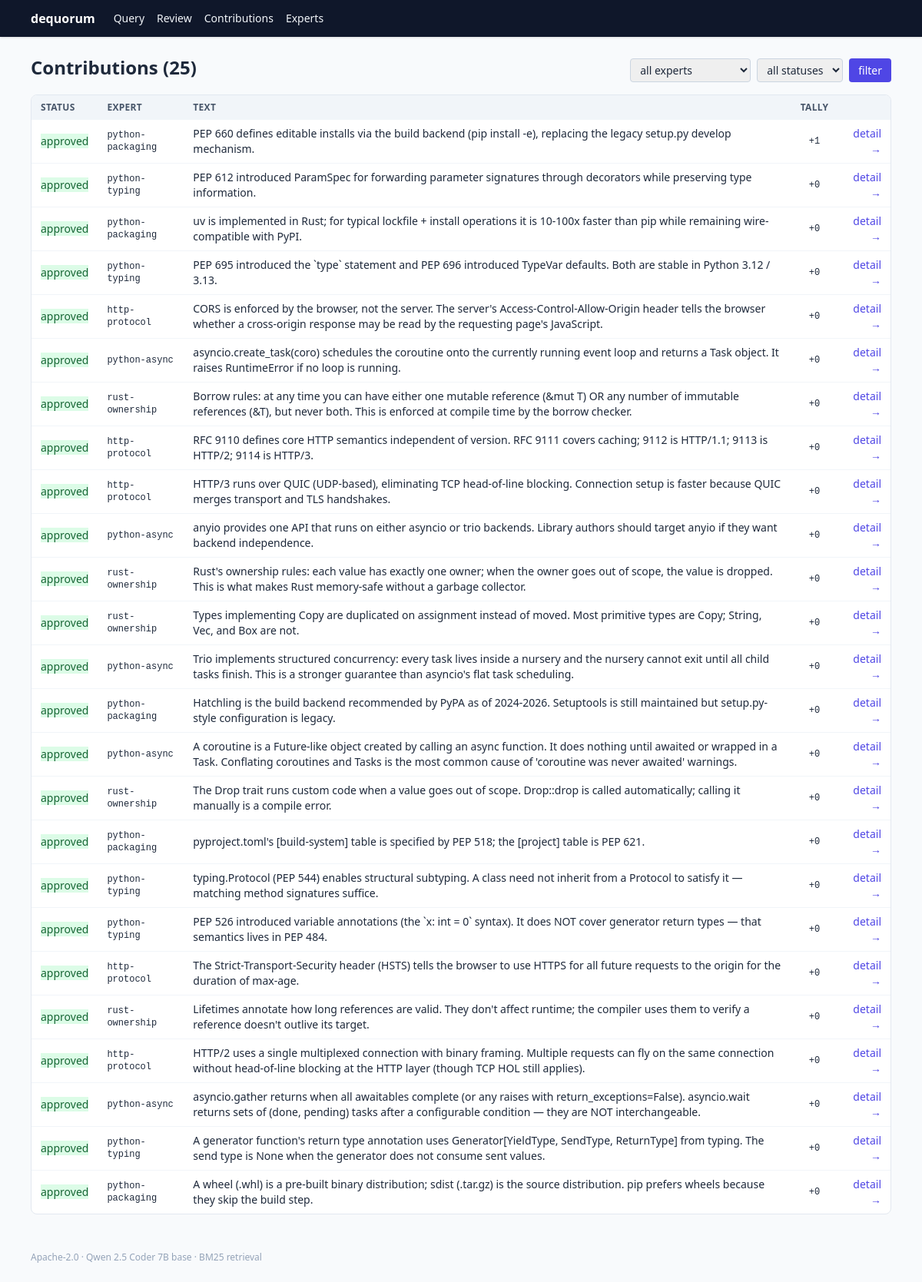
Screenshot of /contributions with the database file from the repository.
### tables this page shows
CREATE TABLE contributions (
    contribution_id TEXT PRIMARY KEY,
    expert_id TEXT NOT NULL,
    contributor_id TEXT NOT NULL,
    text TEXT NOT NULL,
    citations_json TEXT NOT NULL,
    sig_node_id TEXT NOT NULL,
    sig_input_hash TEXT NOT NULL,
    sig_output_hash TEXT NOT NULL,
    sig_digest TEXT NOT NULL
, status TEXT NOT NULL DEFAULT 'approved');

### dequorum/web/app.py (the view)
    @app.get("/contributions", response_class=HTMLResponse)
    def contributions_index(
        request: Request,
        expert: str | None = None,
        status: str | None = None,
    ) -> HTMLResponse:
        with _open_store() as store:
            if expert:
                contribs = store.list_for_expert(expert, status=status)
            elif status:
                contribs = store.list_by_status(status)
            else:
                contribs = list(iter(store))
            rows = [
                {
                    "contribution": c,
                    "status": store.get_status(c.contribution_id),
                    "tally": store.vote_tally(c.contribution_id),
                }
                for c in contribs
            ]
        return templates.TemplateResponse(
            request,
            "contributions.html",
            {
                "rows": rows,
                "experts": registry.all(),
                "filter_expert": expert,
                "filter_status": status,
            },
        )

### dequorum/web/templates/contributions.html (shortened to what this page needs)
{% extends "base.html" %}
{% block content %}
<div class="flex items-baseline justify-between mb-4 gap-4 flex-wrap">
  <h1 class="text-2xl font-bold">Contributions ({{ rows|length }})</h1>
  <form method="get" action="/contributions" class="text-sm flex gap-2">
    <select name="expert" class="border border-slate-300 rounded px-2 py-1">
      <option value="">all experts</option>
    </select>
    <select name="status" class="border border-slate-300 rounded px-2 py-1">
      <option value="">all statuses</option>
    </select>
    <button type="submit" class="bg-indigo-600 text-white rounded px-3 py-1 hover:bg-indigo-700">filter</button>
  </form>
</div>
<div class="bg-white border border-slate-200 rounded-lg overflow-hidden">
  <table class="w-full text-sm">
    <thead class="bg-slate-100 text-left text-xs uppercase tracking-wide text-slate-600">
      <tr>
        <th class="px-3 py-2">status</th>
        <th class="px-3 py-2">expert</th>
        <th class="px-3 py-2">text</th>
        <th class="px-3 py-2 text-center">tally</th>
        <th class="px-3 py-2 text-right"></th>
      </tr>
    </thead>
    <tbody class="divide-y divide-slate-100">
      {% for row in rows %}
      <tr class="hover:bg-slate-50">
        <td class="px-3 py-2">
          {% set st = row.status %}
          {% if st == STATUS_APPROVED %}
          <span class="badge bg-green-100 text-green-800">approved</span>
          {% elif st == STATUS_REJECTED %}
          <span class="badge bg-red-100 text-red-800">rejected</span>
          {% else %}
          <span class="badge bg-amber-100 text-amber-800">pending</span>
          {% endif %}
        </td>
        <td class="px-3 py-2 mono text-xs">{{ row.contribution.expert_id }}</td>
        <td class="px-3 py-2">
          <div class="line-clamp-2">{{ row.contribution.text }}</div>
        </td>
        <td class="px-3 py-2 text-center mono text-xs">
          {{ "%+d"|format(row.tally) }}
        </td>
        <td class="px-3 py-2 text-right">
          <a href="/contributions/{{ row.contribution.contribution_id }}" class="text-indigo-600 hover:underline">detail &rarr;</a>
        </td>
      </tr>
      {% else %}
      <tr><td colspan="5" class="px-3 py-6 text-center text-slate-400">no contributions match these filters</td></tr>
      {% endfor %}
    </tbody>
  </table>
</div>
{% endblock %}

### dequorum/web/templates/base.html (shortened to what this page needs)
<!doctype html>
<html lang="en">
<head>
  <script src="https://cdn.tailwindcss.com"></script>
</head>
<body class="bg-slate-50 text-slate-800 min-h-screen">
  <nav class="bg-slate-900 text-slate-100 shadow">
    <div class="max-w-6xl mx-auto px-4 py-3 flex items-center gap-6">
      <a href="/" class="font-semibold text-white hover:text-indigo-300">dequorum</a>
      <div class="flex gap-4 text-sm">
        <a href="/query" class="hover:text-indigo-300">Query</a>
        <a href="/review" class="hover:text-indigo-300">Review</a>
        <a href="/contributions" class="hover:text-indigo-300">Contributions</a>
        <a href="/experts" class="hover:text-indigo-300">Experts</a>
      </div>
    </div>
  </nav>
  <main class="max-w-6xl mx-auto px-4 py-6">
    {% block content %}{% endblock %}
  </main>
  <footer class="max-w-6xl mx-auto px-4 py-6 text-xs text-slate-400">
    Apache-2.0 &middot; Qwen 2.5 Coder 7B base &middot; BM25 retrieval
  </footer>
</body>
</html>

### dequorum/web/templates/base.html (style rules this page uses)
.badge { @apply inline-flex items-center px-2 py-0.5 rounded-md text-xs font-medium; }
.mono { font-family: ui-monospace, SFMono-Regular, Menlo, monospace; }

### rows the page displays
contributions: status "approved", contribution.expert_id "python-packaging", contribution.text "PEP 660 defines editable installs via the build backend (pip install -e), replacing the legacy setup.py develop mechanism.", tally "+1"
contributions: status "approved", contribution.expert_id "python-typing", contribution.text "PEP 612 introduced ParamSpec for forwarding parameter signatures through decorators while preserving type information.", tally "+0"
contributions: status "approved", contribution.expert_id "python-packaging", contribution.text "uv is implemented in Rust; for typical lockfile + install operations it is 10-100x faster than pip while remaining wire-compatible with PyPI.", tally "+0"
contributions: status "approved", contribution.expert_id "python-typing", contribution.text "PEP 695 introduced the `type` statement and PEP 696 introduced TypeVar defaults. Both are stable in Python 3.12 / 3.13.", tally "+0"
contributions: status "approved", contribution.expert_id "http-protocol", contribution.text "CORS is enforced by the browser, not the server. The server's Access-Control-Allow-Origin header tells the browser whether a cross-origin response may be read by the requesting page's JavaScript.", tally "+0"
contributions: status "approved", contribution.expert_id "python-async", contribution.text "asyncio.create_task(coro) schedules the coroutine onto the currently running event loop and returns a Task object. It raises RuntimeError if no loop is running.", tally "+0"
contributions: status "approved", contribution.expert_id "rust-ownership", contribution.text "Borrow rules: at any time you can have either one mutable reference (&mut T) OR any number of immutable references (&T), but never both. This is enforced at compile time by the borrow checker.", tally "+0"
contributions: status "approved", contribution.expert_id "http-protocol", contribution.text "RFC 9110 defines core HTTP semantics independent of version. RFC 9111 covers caching; 9112 is HTTP/1.1; 9113 is HTTP/2; 9114 is HTTP/3.", tally "+0"
contributions: status "approved", contribution.expert_id "http-protocol", contribution.text "HTTP/3 runs over QUIC (UDP-based), eliminating TCP head-of-line blocking. Connection setup is faster because QUIC merges transport and TLS handshakes.", tally "+0"
contributions: status "approved", contribution.expert_id "python-async", contribution.text "anyio provides one API that runs on either asyncio or trio backends. Library authors should target anyio if they want backend independence.", tally "+0"
contributions: status "approved", contribution.expert_id "rust-ownership", contribution.text "Rust's ownership rules: each value has exactly one owner; when the owner goes out of scope, the value is dropped. This is what makes Rust memory-safe without a garbage collector.", tally "+0"
contributions: status "approved", contribution.expert_id "rust-ownership", contribution.text "Types implementing Copy are duplicated on assignment instead of moved. Most primitive types are Copy; String, Vec, and Box are not.", tally "+0"
contributions: status "approved", contribution.expert_id "python-async", contribution.text "Trio implements structured concurrency: every task lives inside a nursery and the nursery cannot exit until all child tasks finish. This is a stronger guarantee than asyncio's flat task scheduling.", tally "+0"
contributions: status "approved", contribution.expert_id "python-packaging", contribution.text "Hatchling is the build backend recommended by PyPA as of 2024-2026. Setuptools is still maintained but setup.py-style configuration is legacy.", tally "+0"
contributions: status "approved", contribution.expert_id "python-async", contribution.text "A coroutine is a Future-like object created by calling an async function. It does nothing until awaited or wrapped in a Task. Conflating coroutines and Tasks is the most common cause of 'coroutine was never awaited' warnings.", tally "+0"
contributions: status "approved", contribution.expert_id "rust-ownership", contribution.text "The Drop trait runs custom code when a value goes out of scope. Drop::drop is called automatically; calling it manually is a compile error.", tally "+0"
contributions: status "approved", contribution.expert_id "python-packaging", contribution.text "pyproject.toml's [build-system] table is specified by PEP 518; the [project] table is PEP 621.", tally "+0"
contributions: status "approved", contribution.expert_id "python-typing", contribution.text "typing.Protocol (PEP 544) enables structural subtyping. A class need not inherit from a Protocol to satisfy it — matching method signatures suffice.", tally "+0"
contributions: status "approved", contribution.expert_id "python-typing", contribution.text "PEP 526 introduced variable annotations (the `x: int = 0` syntax). It does NOT cover generator return types — that semantics lives in PEP 484.", tally "+0"
contributions: status "approved", contribution.expert_id "http-protocol", contribution.text "The Strict-Transport-Security header (HSTS) tells the browser to use HTTPS for all future requests to the origin for the duration of max-age.", tally "+0"
contributions: status "approved", contribution.expert_id "rust-ownership", contribution.text "Lifetimes annotate how long references are valid. They don't affect runtime; the compiler uses them to verify a reference doesn't outlive its target.", tally "+0"
contributions: status "approved", contribution.expert_id "http-protocol", contribution.text "HTTP/2 uses a single multiplexed connection with binary framing. Multiple requests can fly on the same connection without head-of-line blocking at the HTTP layer (though TCP HOL still applies).", tally "+0"
contributions: status "approved", contribution.expert_id "python-async", contribution.text "asyncio.gather returns when all awaitables complete (or any raises with return_exceptions=False). asyncio.wait returns sets of (done, pending) tasks after a configurable condition — they are NOT interchangeable.", tally "+0"
contributions: status "approved", contribution.expert_id "python-typing", contribution.text "A generator function's return type annotation uses Generator[YieldType, SendType, ReturnType] from typing. The send type is None when the generator does not consume sent values.", tally "+0"
contributions: status "approved", contribution.expert_id "python-packaging", contribution.text "A wheel (.whl) is a pre-built binary distribution; sdist (.tar.gz) is the source distribution. pip prefers wheels because they skip the build step.", tally "+0"

### other values shown
{{ rows|length }} "25"
